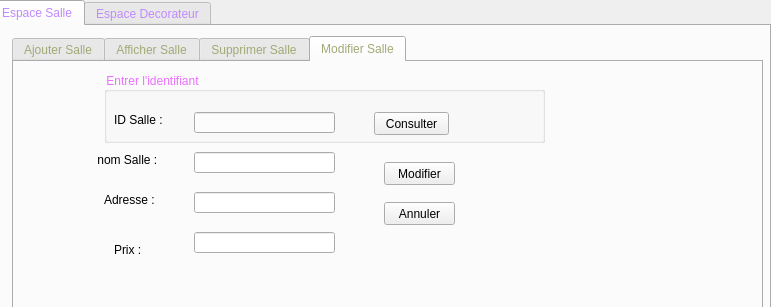
<?xml version="1.0" encoding="UTF-8"?>
<ui version="4.0">
 <class>Salle</class>
 <widget class="QDialog" name="Salle">
  <property name="geometry">
   <rect>
    <x>0</x>
    <y>0</y>
    <width>771</width>
    <height>307</height>
   </rect>
  </property>
  <property name="windowTitle">
   <string>Dialog</string>
  </property>
  <widget class="QTabWidget" name="tabWidget">
   <property name="geometry">
    <rect>
     <x>-10</x>
     <y>0</y>
     <width>781</width>
     <height>311</height>
    </rect>
   </property>
   <property name="styleSheet">
    <string notr="true">font: 75 italic 11pt &quot;Times New Roman&quot;;
color: rgb(192, 137, 255);</string>
   </property>
   <property name="tabPosition">
    <enum>QTabWidget::North</enum>
   </property>
   <property name="currentIndex">
    <number>0</number>
   </property>
   <widget class="QWidget" name="Espace_Salle">
    <attribute name="title">
     <string>Espace Salle</string>
    </attribute>
    <widget class="QTabWidget" name="imp_salle">
     <property name="geometry">
      <rect>
       <x>20</x>
       <y>10</y>
       <width>751</width>
       <height>281</height>
      </rect>
     </property>
     <property name="styleSheet">
      <string notr="true">font: 75 italic 11pt &quot;Times New Roman&quot;;
color: rgb(160, 170, 117);</string>
     </property>
     <property name="currentIndex">
      <number>3</number>
     </property>
     <widget class="QWidget" name="Ajouter_Salle">
      <attribute name="title">
       <string>Ajouter Salle</string>
      </attribute>
      <widget class="QLineEdit" name="le_id">
       <property name="geometry">
        <rect>
         <x>100</x>
         <y>30</y>
         <width>141</width>
         <height>21</height>
        </rect>
       </property>
       <property name="text">
        <string/>
       </property>
      </widget>
      <widget class="QLineEdit" name="le_adresse">
       <property name="geometry">
        <rect>
         <x>100</x>
         <y>110</y>
         <width>141</width>
         <height>21</height>
        </rect>
       </property>
      </widget>
      <widget class="QLineEdit" name="le_prix">
       <property name="geometry">
        <rect>
         <x>100</x>
         <y>160</y>
         <width>141</width>
         <height>21</height>
        </rect>
       </property>
      </widget>
      <widget class="QLineEdit" name="le_nom">
       <property name="geometry">
        <rect>
         <x>100</x>
         <y>70</y>
         <width>141</width>
         <height>21</height>
        </rect>
       </property>
      </widget>
      <widget class="QLabel" name="label">
       <property name="geometry">
        <rect>
         <x>10</x>
         <y>30</y>
         <width>61</width>
         <height>16</height>
        </rect>
       </property>
       <property name="styleSheet">
        <string notr="true">font: 75 11pt &quot;MS Shell Dlg 2&quot;;
color: rgb(0, 0, 0);</string>
       </property>
       <property name="text">
        <string>ID Salle :</string>
       </property>
      </widget>
      <widget class="QLabel" name="label_2">
       <property name="geometry">
        <rect>
         <x>0</x>
         <y>70</y>
         <width>81</width>
         <height>16</height>
        </rect>
       </property>
       <property name="styleSheet">
        <string notr="true">font: 75 11pt &quot;MS Shell Dlg 2&quot;;
color: rgb(0, 0, 0);</string>
       </property>
       <property name="text">
        <string> nom Salle :</string>
       </property>
      </widget>
      <widget class="QLabel" name="label_3">
       <property name="geometry">
        <rect>
         <x>10</x>
         <y>110</y>
         <width>61</width>
         <height>16</height>
        </rect>
       </property>
       <property name="styleSheet">
        <string notr="true">font: 75 11pt &quot;MS Shell Dlg 2&quot;;
color: rgb(0, 0, 0);</string>
       </property>
       <property name="text">
        <string>Adresse :</string>
       </property>
      </widget>
      <widget class="QLabel" name="label_4">
       <property name="geometry">
        <rect>
         <x>0</x>
         <y>160</y>
         <width>91</width>
         <height>20</height>
        </rect>
       </property>
       <property name="styleSheet">
        <string notr="true">font: 75 11pt &quot;MS Shell Dlg 2&quot;;
color: rgb(0, 0, 0);</string>
       </property>
       <property name="text">
        <string>Prix_location :</string>
       </property>
      </widget>
      <widget class="QPushButton" name="Quitter_Ajoutsalle">
       <property name="geometry">
        <rect>
         <x>270</x>
         <y>130</y>
         <width>71</width>
         <height>23</height>
        </rect>
       </property>
       <property name="styleSheet">
        <string notr="true">font: 75 8pt &quot;MS Shell Dlg 2&quot;;
color: rgb(0, 0, 0);</string>
       </property>
       <property name="text">
        <string>Quitter</string>
       </property>
      </widget>
      <widget class="QPushButton" name="Ok_Ajoutsalle">
       <property name="geometry">
        <rect>
         <x>270</x>
         <y>90</y>
         <width>71</width>
         <height>23</height>
        </rect>
       </property>
       <property name="styleSheet">
        <string notr="true">font: 75 8pt &quot;MS Shell Dlg 2&quot;;
color: rgb(0, 0, 0);</string>
       </property>
       <property name="text">
        <string>Ajouter</string>
       </property>
      </widget>
     </widget>
     <widget class="QWidget" name="Affichr_salle">
      <attribute name="title">
       <string>Afficher Salle</string>
      </attribute>
      <widget class="QPushButton" name="pushButton_2">
       <property name="geometry">
        <rect>
         <x>660</x>
         <y>210</y>
         <width>75</width>
         <height>23</height>
        </rect>
       </property>
       <property name="styleSheet">
        <string notr="true">color: rgb(0, 0, 0);
font: 75 10pt &quot;MS Shell Dlg 2&quot;;</string>
       </property>
       <property name="text">
        <string>Quitter</string>
       </property>
      </widget>
      <widget class="QGroupBox" name="groupBox_2">
       <property name="geometry">
        <rect>
         <x>10</x>
         <y>0</y>
         <width>621</width>
         <height>251</height>
        </rect>
       </property>
       <property name="styleSheet">
        <string notr="true">color: rgb(255, 85, 127);
font: italic 8pt &quot;MS Sans Serif&quot;;</string>
       </property>
       <property name="title">
        <string>Affichage</string>
       </property>
       <widget class="QTableView" name="tab_salle">
        <property name="geometry">
         <rect>
          <x>190</x>
          <y>20</y>
          <width>421</width>
          <height>211</height>
         </rect>
        </property>
       </widget>
       <widget class="QLineEdit" name="lineEdit">
        <property name="geometry">
         <rect>
          <x>10</x>
          <y>170</y>
          <width>113</width>
          <height>20</height>
         </rect>
        </property>
       </widget>
       <widget class="QPushButton" name="pushButton">
        <property name="geometry">
         <rect>
          <x>20</x>
          <y>200</y>
          <width>75</width>
          <height>23</height>
         </rect>
        </property>
        <property name="styleSheet">
         <string notr="true">color: rgb(0, 0, 0);
font: 75 10pt &quot;MS Shell Dlg 2&quot;;</string>
        </property>
        <property name="text">
         <string>Rechercher</string>
        </property>
       </widget>
       <widget class="QPushButton" name="tri_nom">
        <property name="geometry">
         <rect>
          <x>0</x>
          <y>40</y>
          <width>181</width>
          <height>23</height>
         </rect>
        </property>
        <property name="styleSheet">
         <string notr="true">color: rgb(0, 0, 0);
font: 75 9pt &quot;MS Shell Dlg 2&quot;;</string>
        </property>
        <property name="text">
         <string>Trier par ID:ordre croissant</string>
        </property>
       </widget>
       <widget class="QPushButton" name="tri_id">
        <property name="geometry">
         <rect>
          <x>0</x>
          <y>80</y>
          <width>181</width>
          <height>23</height>
         </rect>
        </property>
        <property name="styleSheet">
         <string notr="true">color: rgb(0, 0, 0);
font: 75 9pt &quot;MS Shell Dlg 2&quot;;</string>
        </property>
        <property name="text">
         <string>Trier par Nom:ordre croissant</string>
        </property>
       </widget>
       <widget class="QPushButton" name="tri_nom_2">
        <property name="geometry">
         <rect>
          <x>0</x>
          <y>60</y>
          <width>181</width>
          <height>23</height>
         </rect>
        </property>
        <property name="styleSheet">
         <string notr="true">color: rgb(0, 0, 0);
font: 75 9pt &quot;MS Shell Dlg 2&quot;;</string>
        </property>
        <property name="text">
         <string>Trier par ID:ordre décroissant</string>
        </property>
       </widget>
       <widget class="QPushButton" name="tri_id_2">
        <property name="geometry">
         <rect>
          <x>0</x>
          <y>100</y>
          <width>181</width>
          <height>23</height>
         </rect>
        </property>
        <property name="styleSheet">
         <string notr="true">color: rgb(0, 0, 0);
font: 75 9pt &quot;MS Shell Dlg 2&quot;;</string>
        </property>
        <property name="text">
         <string>Trier par Nom:ordre décroissant</string>
        </property>
       </widget>
       <widget class="QComboBox" name="comboBox_2">
        <property name="geometry">
         <rect>
          <x>10</x>
          <y>140</y>
          <width>111</width>
          <height>22</height>
         </rect>
        </property>
        <property name="styleSheet">
         <string notr="true">color: rgb(0, 0, 0);
font: 75 9pt &quot;MS Shell Dlg 2&quot;;</string>
        </property>
        <item>
         <property name="text">
          <string>id</string>
         </property>
        </item>
        <item>
         <property name="text">
          <string>nom</string>
         </property>
        </item>
        <item>
         <property name="text">
          <string>prix</string>
         </property>
        </item>
       </widget>
      </widget>
      <widget class="QPushButton" name="pdf_salle">
       <property name="geometry">
        <rect>
         <x>660</x>
         <y>170</y>
         <width>75</width>
         <height>23</height>
        </rect>
       </property>
       <property name="styleSheet">
        <string notr="true">color: rgb(0, 0, 0);
font: 75 10pt &quot;MS Shell Dlg 2&quot;;</string>
       </property>
       <property name="text">
        <string>PDF</string>
       </property>
      </widget>
      <widget class="QPushButton" name="pushButton_5">
       <property name="geometry">
        <rect>
         <x>660</x>
         <y>140</y>
         <width>75</width>
         <height>23</height>
        </rect>
       </property>
       <property name="styleSheet">
        <string notr="true">color: rgb(0, 0, 0);
font: 75 10pt &quot;MS Shell Dlg 2&quot;;</string>
       </property>
       <property name="text">
        <string>imprimer</string>
       </property>
      </widget>
     </widget>
     <widget class="QWidget" name="Supprimer_salle">
      <attribute name="title">
       <string>Supprimer Salle</string>
      </attribute>
      <widget class="QLabel" name="label_5">
       <property name="geometry">
        <rect>
         <x>40</x>
         <y>60</y>
         <width>61</width>
         <height>16</height>
        </rect>
       </property>
       <property name="styleSheet">
        <string notr="true">font: 75 11pt &quot;MS Shell Dlg 2&quot;;
color: rgb(0, 0, 0);</string>
       </property>
       <property name="text">
        <string>ID Salle :</string>
       </property>
      </widget>
      <widget class="QLineEdit" name="le_id_supp">
       <property name="geometry">
        <rect>
         <x>110</x>
         <y>60</y>
         <width>141</width>
         <height>21</height>
        </rect>
       </property>
       <property name="text">
        <string/>
       </property>
      </widget>
      <widget class="QPushButton" name="pb_supprimer1">
       <property name="geometry">
        <rect>
         <x>280</x>
         <y>40</y>
         <width>71</width>
         <height>23</height>
        </rect>
       </property>
       <property name="styleSheet">
        <string notr="true">font: 75 8pt &quot;MS Shell Dlg 2&quot;;
color: rgb(0, 0, 0);</string>
       </property>
       <property name="text">
        <string>Supprimer</string>
       </property>
      </widget>
      <widget class="QPushButton" name="Annuler_Supprimersalle">
       <property name="geometry">
        <rect>
         <x>280</x>
         <y>70</y>
         <width>71</width>
         <height>23</height>
        </rect>
       </property>
       <property name="styleSheet">
        <string notr="true">font: 75 8pt &quot;MS Shell Dlg 2&quot;;
color: rgb(0, 0, 0);</string>
       </property>
       <property name="text">
        <string>Annuler</string>
       </property>
      </widget>
     </widget>
     <widget class="QWidget" name="Modifier_Salle">
      <attribute name="title">
       <string>Modifier Salle</string>
      </attribute>
      <widget class="QLineEdit" name="le_mod_nom">
       <property name="geometry">
        <rect>
         <x>180</x>
         <y>90</y>
         <width>141</width>
         <height>21</height>
        </rect>
       </property>
       <property name="text">
        <string/>
       </property>
      </widget>
      <widget class="QLineEdit" name="le_mod_ad">
       <property name="geometry">
        <rect>
         <x>180</x>
         <y>130</y>
         <width>141</width>
         <height>21</height>
        </rect>
       </property>
       <property name="text">
        <string/>
       </property>
      </widget>
      <widget class="QLineEdit" name="le_mod_p">
       <property name="geometry">
        <rect>
         <x>180</x>
         <y>170</y>
         <width>141</width>
         <height>21</height>
        </rect>
       </property>
       <property name="text">
        <string/>
       </property>
      </widget>
      <widget class="QLabel" name="label_8">
       <property name="geometry">
        <rect>
         <x>80</x>
         <y>90</y>
         <width>81</width>
         <height>16</height>
        </rect>
       </property>
       <property name="styleSheet">
        <string notr="true">font: 75 11pt &quot;MS Shell Dlg 2&quot;;
color: rgb(0, 0, 0);</string>
       </property>
       <property name="text">
        <string> nom Salle :</string>
       </property>
      </widget>
      <widget class="QLabel" name="label_11">
       <property name="geometry">
        <rect>
         <x>90</x>
         <y>130</y>
         <width>61</width>
         <height>16</height>
        </rect>
       </property>
       <property name="styleSheet">
        <string notr="true">font: 75 11pt &quot;MS Shell Dlg 2&quot;;
color: rgb(0, 0, 0);</string>
       </property>
       <property name="text">
        <string>Adresse :</string>
       </property>
      </widget>
      <widget class="QLabel" name="label_12">
       <property name="geometry">
        <rect>
         <x>100</x>
         <y>180</y>
         <width>61</width>
         <height>16</height>
        </rect>
       </property>
       <property name="styleSheet">
        <string notr="true">font: 75 11pt &quot;MS Shell Dlg 2&quot;;
color: rgb(0, 0, 0);</string>
       </property>
       <property name="text">
        <string>Prix :</string>
       </property>
      </widget>
      <widget class="QPushButton" name="Modifier_Modifiersalle">
       <property name="geometry">
        <rect>
         <x>370</x>
         <y>100</y>
         <width>71</width>
         <height>23</height>
        </rect>
       </property>
       <property name="styleSheet">
        <string notr="true">font: 75 8pt &quot;MS Shell Dlg 2&quot;;
color: rgb(0, 0, 0);</string>
       </property>
       <property name="text">
        <string>Modifier</string>
       </property>
      </widget>
      <widget class="QPushButton" name="Annuler_Modifiersalle">
       <property name="geometry">
        <rect>
         <x>370</x>
         <y>140</y>
         <width>71</width>
         <height>23</height>
        </rect>
       </property>
       <property name="styleSheet">
        <string notr="true">font: 75 8pt &quot;MS Shell Dlg 2&quot;;
color: rgb(0, 0, 0);</string>
       </property>
       <property name="text">
        <string>Annuler</string>
       </property>
      </widget>
      <widget class="QLabel" name="label_7">
       <property name="geometry">
        <rect>
         <x>100</x>
         <y>50</y>
         <width>61</width>
         <height>16</height>
        </rect>
       </property>
       <property name="styleSheet">
        <string notr="true">font: 75 11pt &quot;MS Shell Dlg 2&quot;;
color: rgb(0, 0, 0);</string>
       </property>
       <property name="text">
        <string>ID Salle :</string>
       </property>
      </widget>
      <widget class="QLineEdit" name="le_id_mod">
       <property name="geometry">
        <rect>
         <x>180</x>
         <y>50</y>
         <width>141</width>
         <height>21</height>
        </rect>
       </property>
       <property name="text">
        <string/>
       </property>
      </widget>
      <widget class="QGroupBox" name="groupBox">
       <property name="geometry">
        <rect>
         <x>90</x>
         <y>10</y>
         <width>441</width>
         <height>71</height>
        </rect>
       </property>
       <property name="styleSheet">
        <string notr="true">font: 75 italic 11pt &quot;Times New Roman&quot;;
color: rgb(234, 112, 255);</string>
       </property>
       <property name="title">
        <string>Entrer l'identifiant</string>
       </property>
       <widget class="QPushButton" name="pushButton_6">
        <property name="geometry">
         <rect>
          <x>270</x>
          <y>40</y>
          <width>75</width>
          <height>23</height>
         </rect>
        </property>
        <property name="styleSheet">
         <string notr="true">font: 75 8pt &quot;MS Shell Dlg 2&quot;;
color: rgb(0, 0, 0);</string>
        </property>
        <property name="text">
         <string>Consulter</string>
        </property>
       </widget>
      </widget>
     </widget>
    </widget>
   </widget>
   <widget class="QWidget" name="Espace_decorateur">
    <attribute name="title">
     <string>Espace Decorateur</string>
    </attribute>
    <widget class="QTabWidget" name="AfficherTheme">
     <property name="geometry">
      <rect>
       <x>20</x>
       <y>10</y>
       <width>751</width>
       <height>281</height>
      </rect>
     </property>
     <property name="styleSheet">
      <string notr="true">font: 75 italic 11pt &quot;Times New Roman&quot;;
color: rgb(160, 170, 117);</string>
     </property>
     <property name="currentIndex">
      <number>3</number>
     </property>
     <widget class="QWidget" name="Ajouter_Theme">
      <attribute name="title">
       <string>Ajouter Decorateur</string>
      </attribute>
      <widget class="QLineEdit" name="le_id_theme">
       <property name="geometry">
        <rect>
         <x>130</x>
         <y>30</y>
         <width>141</width>
         <height>21</height>
        </rect>
       </property>
       <property name="text">
        <string/>
       </property>
      </widget>
      <widget class="QLineEdit" name="le_nom_dec">
       <property name="geometry">
        <rect>
         <x>130</x>
         <y>70</y>
         <width>141</width>
         <height>21</height>
        </rect>
       </property>
       <property name="text">
        <string/>
       </property>
      </widget>
      <widget class="QLineEdit" name="le_nom_theme">
       <property name="geometry">
        <rect>
         <x>130</x>
         <y>110</y>
         <width>141</width>
         <height>21</height>
        </rect>
       </property>
       <property name="text">
        <string/>
       </property>
      </widget>
      <widget class="QLabel" name="label_14">
       <property name="geometry">
        <rect>
         <x>20</x>
         <y>30</y>
         <width>101</width>
         <height>20</height>
        </rect>
       </property>
       <property name="styleSheet">
        <string notr="true">font: 75 11pt &quot;MS Shell Dlg 2&quot;;
color: rgb(0, 0, 0);</string>
       </property>
       <property name="text">
        <string>ID Decorateur :</string>
       </property>
      </widget>
      <widget class="QLabel" name="label_15">
       <property name="geometry">
        <rect>
         <x>10</x>
         <y>70</y>
         <width>121</width>
         <height>20</height>
        </rect>
       </property>
       <property name="styleSheet">
        <string notr="true">font: 75 11pt &quot;MS Shell Dlg 2&quot;;
color: rgb(0, 0, 0);</string>
       </property>
       <property name="text">
        <string>Nom Decorateur : :</string>
       </property>
      </widget>
      <widget class="QLabel" name="label_16">
       <property name="geometry">
        <rect>
         <x>20</x>
         <y>110</y>
         <width>101</width>
         <height>20</height>
        </rect>
       </property>
       <property name="styleSheet">
        <string notr="true">font: 75 11pt &quot;MS Shell Dlg 2&quot;;
color: rgb(0, 0, 0);</string>
       </property>
       <property name="text">
        <string>Nom Theme :</string>
       </property>
      </widget>
      <widget class="QLineEdit" name="le_prix_theme">
       <property name="geometry">
        <rect>
         <x>130</x>
         <y>180</y>
         <width>141</width>
         <height>21</height>
        </rect>
       </property>
       <property name="text">
        <string/>
       </property>
      </widget>
      <widget class="QLabel" name="label_17">
       <property name="geometry">
        <rect>
         <x>20</x>
         <y>180</y>
         <width>101</width>
         <height>20</height>
        </rect>
       </property>
       <property name="styleSheet">
        <string notr="true">font: 75 11pt &quot;MS Shell Dlg 2&quot;;
color: rgb(0, 0, 0);</string>
       </property>
       <property name="text">
        <string>Prix :</string>
       </property>
      </widget>
      <widget class="QPushButton" name="Quitter_Ajouttheme">
       <property name="geometry">
        <rect>
         <x>300</x>
         <y>120</y>
         <width>71</width>
         <height>23</height>
        </rect>
       </property>
       <property name="styleSheet">
        <string notr="true">font: 75 8pt &quot;MS Shell Dlg 2&quot;;
color: rgb(0, 0, 0);</string>
       </property>
       <property name="text">
        <string>Quitter</string>
       </property>
      </widget>
      <widget class="QPushButton" name="Ok_Ajouttheme">
       <property name="geometry">
        <rect>
         <x>300</x>
         <y>90</y>
         <width>71</width>
         <height>23</height>
        </rect>
       </property>
       <property name="styleSheet">
        <string notr="true">font: 75 8pt &quot;MS Shell Dlg 2&quot;;
color: rgb(0, 0, 0);</string>
       </property>
       <property name="text">
        <string>Ajouter</string>
       </property>
      </widget>
      <widget class="QLineEdit" name="le_adresse_dec">
       <property name="geometry">
        <rect>
         <x>130</x>
         <y>150</y>
         <width>141</width>
         <height>21</height>
        </rect>
       </property>
       <property name="text">
        <string/>
       </property>
      </widget>
      <widget class="QLabel" name="label_18">
       <property name="geometry">
        <rect>
         <x>20</x>
         <y>150</y>
         <width>101</width>
         <height>20</height>
        </rect>
       </property>
       <property name="styleSheet">
        <string notr="true">font: 75 11pt &quot;MS Shell Dlg 2&quot;;
color: rgb(0, 0, 0);</string>
       </property>
       <property name="text">
        <string>Adresse :</string>
       </property>
      </widget>
     </widget>
     <widget class="QWidget" name="tab">
      <attribute name="title">
       <string>Afficher Decorateur</string>
      </attribute>
      <widget class="QGroupBox" name="groupBox_3">
       <property name="geometry">
        <rect>
         <x>10</x>
         <y>10</y>
         <width>651</width>
         <height>241</height>
        </rect>
       </property>
       <property name="styleSheet">
        <string notr="true">color: rgb(255, 85, 127);
font: italic 8pt &quot;MS Sans Serif&quot;;</string>
       </property>
       <property name="title">
        <string>Affichage</string>
       </property>
       <widget class="QTableView" name="tab_theme">
        <property name="geometry">
         <rect>
          <x>220</x>
          <y>20</y>
          <width>421</width>
          <height>211</height>
         </rect>
        </property>
       </widget>
       <widget class="QLineEdit" name="le_recherche">
        <property name="geometry">
         <rect>
          <x>10</x>
          <y>170</y>
          <width>113</width>
          <height>20</height>
         </rect>
        </property>
       </widget>
       <widget class="QPushButton" name="pushButton_3">
        <property name="geometry">
         <rect>
          <x>10</x>
          <y>200</y>
          <width>75</width>
          <height>23</height>
         </rect>
        </property>
        <property name="styleSheet">
         <string notr="true">color: rgb(0, 0, 0);
font: 75 10pt &quot;MS Shell Dlg 2&quot;;</string>
        </property>
        <property name="text">
         <string>Rechercher</string>
        </property>
       </widget>
       <widget class="QPushButton" name="tri_id_dec">
        <property name="geometry">
         <rect>
          <x>0</x>
          <y>40</y>
          <width>211</width>
          <height>23</height>
         </rect>
        </property>
        <property name="styleSheet">
         <string notr="true">color: rgb(0, 0, 0);
font: 75 9pt &quot;MS Shell Dlg 2&quot;;</string>
        </property>
        <property name="text">
         <string>Trier par ID:ordre croissant</string>
        </property>
       </widget>
       <widget class="QPushButton" name="tri_nom_dec">
        <property name="geometry">
         <rect>
          <x>0</x>
          <y>80</y>
          <width>211</width>
          <height>23</height>
         </rect>
        </property>
        <property name="styleSheet">
         <string notr="true">color: rgb(0, 0, 0);
font: 75 9pt &quot;MS Shell Dlg 2&quot;;</string>
        </property>
        <property name="text">
         <string>Trier par nom décorateur:croissant</string>
        </property>
       </widget>
       <widget class="QPushButton" name="tri_id_dec_2">
        <property name="geometry">
         <rect>
          <x>0</x>
          <y>60</y>
          <width>211</width>
          <height>23</height>
         </rect>
        </property>
        <property name="styleSheet">
         <string notr="true">color: rgb(0, 0, 0);
font: 75 9pt &quot;MS Shell Dlg 2&quot;;</string>
        </property>
        <property name="text">
         <string>Trier par ID:ordre décroissant</string>
        </property>
       </widget>
       <widget class="QPushButton" name="tri_nom_dec_2">
        <property name="geometry">
         <rect>
          <x>0</x>
          <y>100</y>
          <width>211</width>
          <height>23</height>
         </rect>
        </property>
        <property name="styleSheet">
         <string notr="true">color: rgb(0, 0, 0);
font: 75 9pt &quot;MS Shell Dlg 2&quot;;</string>
        </property>
        <property name="text">
         <string>Trier par nom décorateur:décroissant</string>
        </property>
       </widget>
       <widget class="QComboBox" name="comboBox">
        <property name="geometry">
         <rect>
          <x>20</x>
          <y>140</y>
          <width>101</width>
          <height>22</height>
         </rect>
        </property>
        <property name="styleSheet">
         <string notr="true">color: rgb(0, 0, 0);
font: 75 9pt &quot;MS Shell Dlg 2&quot;;</string>
        </property>
        <item>
         <property name="text">
          <string>id_dec</string>
         </property>
        </item>
        <item>
         <property name="text">
          <string>Nom_dec</string>
         </property>
        </item>
        <item>
         <property name="text">
          <string>Nom_theme</string>
         </property>
        </item>
       </widget>
      </widget>
      <widget class="QPushButton" name="pushButton_4">
       <property name="geometry">
        <rect>
         <x>670</x>
         <y>160</y>
         <width>71</width>
         <height>23</height>
        </rect>
       </property>
       <property name="styleSheet">
        <string notr="true">color: rgb(0, 0, 0);
font: 75 10pt &quot;MS Shell Dlg 2&quot;;</string>
       </property>
       <property name="text">
        <string>Quitter</string>
       </property>
      </widget>
      <widget class="QPushButton" name="pdf_decorateur">
       <property name="geometry">
        <rect>
         <x>670</x>
         <y>130</y>
         <width>71</width>
         <height>23</height>
        </rect>
       </property>
       <property name="styleSheet">
        <string notr="true">color: rgb(0, 0, 0);
font: 75 10pt &quot;MS Shell Dlg 2&quot;;</string>
       </property>
       <property name="text">
        <string>PDF</string>
       </property>
      </widget>
      <widget class="QPushButton" name="pushButton_imprimerdeco">
       <property name="geometry">
        <rect>
         <x>670</x>
         <y>100</y>
         <width>75</width>
         <height>23</height>
        </rect>
       </property>
       <property name="styleSheet">
        <string notr="true">color: rgb(0, 0, 0);
font: 75 10pt &quot;MS Shell Dlg 2&quot;;</string>
       </property>
       <property name="text">
        <string>Imprimer</string>
       </property>
      </widget>
     </widget>
     <widget class="QWidget" name="Modifier_theme">
      <attribute name="title">
       <string>Modifier Decorateur</string>
      </attribute>
      <widget class="QLabel" name="label_19">
       <property name="geometry">
        <rect>
         <x>50</x>
         <y>30</y>
         <width>101</width>
         <height>20</height>
        </rect>
       </property>
       <property name="styleSheet">
        <string notr="true">font: 75 11pt &quot;MS Shell Dlg 2&quot;;
color: rgb(0, 0, 0);</string>
       </property>
       <property name="text">
        <string>ID Decorateur :</string>
       </property>
      </widget>
      <widget class="QLabel" name="label_20">
       <property name="geometry">
        <rect>
         <x>10</x>
         <y>80</y>
         <width>121</width>
         <height>20</height>
        </rect>
       </property>
       <property name="styleSheet">
        <string notr="true">font: 75 11pt &quot;MS Shell Dlg 2&quot;;
color: rgb(0, 0, 0);</string>
       </property>
       <property name="text">
        <string>Nom Decorateur : :</string>
       </property>
      </widget>
      <widget class="QLabel" name="label_21">
       <property name="geometry">
        <rect>
         <x>30</x>
         <y>120</y>
         <width>101</width>
         <height>20</height>
        </rect>
       </property>
       <property name="styleSheet">
        <string notr="true">font: 75 11pt &quot;MS Shell Dlg 2&quot;;
color: rgb(0, 0, 0);</string>
       </property>
       <property name="text">
        <string>Nom Theme :</string>
       </property>
      </widget>
      <widget class="QLabel" name="label_22">
       <property name="geometry">
        <rect>
         <x>40</x>
         <y>190</y>
         <width>101</width>
         <height>20</height>
        </rect>
       </property>
       <property name="styleSheet">
        <string notr="true">font: 75 11pt &quot;MS Shell Dlg 2&quot;;
color: rgb(0, 0, 0);</string>
       </property>
       <property name="text">
        <string>Prix :</string>
       </property>
      </widget>
      <widget class="QLineEdit" name="le_id_dec_mod">
       <property name="geometry">
        <rect>
         <x>180</x>
         <y>30</y>
         <width>141</width>
         <height>21</height>
        </rect>
       </property>
       <property name="text">
        <string/>
       </property>
      </widget>
      <widget class="QLineEdit" name="le_nom_dec_mod">
       <property name="geometry">
        <rect>
         <x>150</x>
         <y>80</y>
         <width>141</width>
         <height>21</height>
        </rect>
       </property>
       <property name="text">
        <string/>
       </property>
      </widget>
      <widget class="QLineEdit" name="le_nom_theme_mod">
       <property name="geometry">
        <rect>
         <x>150</x>
         <y>120</y>
         <width>141</width>
         <height>21</height>
        </rect>
       </property>
       <property name="text">
        <string/>
       </property>
      </widget>
      <widget class="QLineEdit" name="le_prix_mod">
       <property name="geometry">
        <rect>
         <x>150</x>
         <y>190</y>
         <width>141</width>
         <height>21</height>
        </rect>
       </property>
       <property name="text">
        <string/>
       </property>
      </widget>
      <widget class="QPushButton" name="Modifier_Modifiertheme">
       <property name="geometry">
        <rect>
         <x>350</x>
         <y>100</y>
         <width>71</width>
         <height>23</height>
        </rect>
       </property>
       <property name="styleSheet">
        <string notr="true">font: 75 8pt &quot;MS Shell Dlg 2&quot;;
color: rgb(0, 0, 0);</string>
       </property>
       <property name="text">
        <string>Modifier</string>
       </property>
      </widget>
      <widget class="QPushButton" name="Annuler_Modifiertheme">
       <property name="geometry">
        <rect>
         <x>350</x>
         <y>140</y>
         <width>71</width>
         <height>23</height>
        </rect>
       </property>
       <property name="styleSheet">
        <string notr="true">font: 75 8pt &quot;MS Shell Dlg 2&quot;;
color: rgb(0, 0, 0);</string>
       </property>
       <property name="text">
        <string>Annuler</string>
       </property>
      </widget>
      <widget class="QLineEdit" name="le_adresse_mod">
       <property name="geometry">
        <rect>
         <x>150</x>
         <y>150</y>
         <width>141</width>
         <height>21</height>
        </rect>
       </property>
       <property name="text">
        <string/>
       </property>
      </widget>
      <widget class="QLabel" name="label_23">
       <property name="geometry">
        <rect>
         <x>30</x>
         <y>150</y>
         <width>101</width>
         <height>20</height>
        </rect>
       </property>
       <property name="styleSheet">
        <string notr="true">font: 75 11pt &quot;MS Shell Dlg 2&quot;;
color: rgb(0, 0, 0);</string>
       </property>
       <property name="text">
        <string>Adresse :</string>
       </property>
      </widget>
      <widget class="QGroupBox" name="groupBox_4">
       <property name="geometry">
        <rect>
         <x>30</x>
         <y>0</y>
         <width>421</width>
         <height>71</height>
        </rect>
       </property>
       <property name="styleSheet">
        <string notr="true">font: 75 italic 11pt &quot;Times New Roman&quot;;
color: rgb(234, 112, 255);</string>
       </property>
       <property name="title">
        <string>Entrer idntifiant</string>
       </property>
       <widget class="QPushButton" name="Modifier_Modifiertheme_2">
        <property name="geometry">
         <rect>
          <x>320</x>
          <y>30</y>
          <width>71</width>
          <height>23</height>
         </rect>
        </property>
        <property name="styleSheet">
         <string notr="true">font: 75 8pt &quot;MS Shell Dlg 2&quot;;
color: rgb(0, 0, 0);</string>
        </property>
        <property name="text">
         <string>Consulter</string>
        </property>
       </widget>
      </widget>
     </widget>
     <widget class="QWidget" name="Supprimer_Theme">
      <attribute name="title">
       <string>Supprimer Decorateur</string>
      </attribute>
      <widget class="QLabel" name="label_24">
       <property name="geometry">
        <rect>
         <x>40</x>
         <y>80</y>
         <width>101</width>
         <height>20</height>
        </rect>
       </property>
       <property name="styleSheet">
        <string notr="true">font: 75 11pt &quot;MS Shell Dlg 2&quot;;
color: rgb(0, 0, 0);</string>
       </property>
       <property name="text">
        <string>ID Decorateur :</string>
       </property>
      </widget>
      <widget class="QLineEdit" name="le_supp_theme">
       <property name="geometry">
        <rect>
         <x>160</x>
         <y>80</y>
         <width>141</width>
         <height>21</height>
        </rect>
       </property>
       <property name="text">
        <string/>
       </property>
      </widget>
      <widget class="QPushButton" name="Annuler_Supprimertheme">
       <property name="geometry">
        <rect>
         <x>330</x>
         <y>90</y>
         <width>71</width>
         <height>23</height>
        </rect>
       </property>
       <property name="styleSheet">
        <string notr="true">font: 75 8pt &quot;MS Shell Dlg 2&quot;;
color: rgb(0, 0, 0);</string>
       </property>
       <property name="text">
        <string>Annuler</string>
       </property>
      </widget>
      <widget class="QPushButton" name="pb_supprimertheme">
       <property name="geometry">
        <rect>
         <x>330</x>
         <y>60</y>
         <width>71</width>
         <height>23</height>
        </rect>
       </property>
       <property name="styleSheet">
        <string notr="true">font: 75 8pt &quot;MS Shell Dlg 2&quot;;
color: rgb(0, 0, 0);</string>
       </property>
       <property name="text">
        <string>Supprimer</string>
       </property>
      </widget>
     </widget>
    </widget>
   </widget>
  </widget>
 </widget>
 <resources/>
 <connections/>
</ui>
